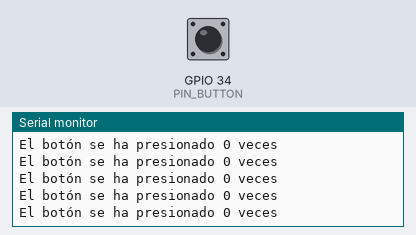
This sketch was run on a simulated ESP32. Shown: the last lines printed to the serial monitor. Inputs (shaded band) come from the test bench; at power-on: GPIO 34 (PIN_BUTTON) LOW.

Above: at 1.2 s.
1.3 s: GPIO 34 (PIN_BUTTON) pulled HIGH for 0.15 s
At 2.0 s:
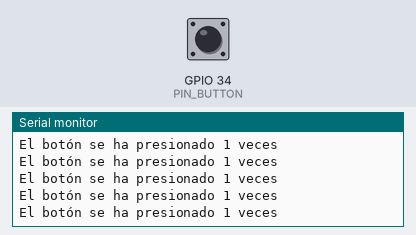
4.4 s: GPIO 34 (PIN_BUTTON) pulled HIGH for 1 s
At 5.1 s:
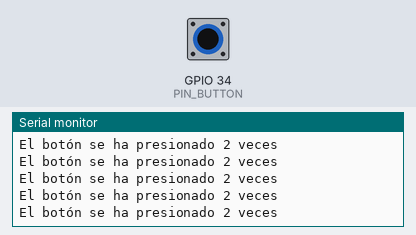
Timing chart, 0 to 7.4 s (numbered marks = the images above; inputs shaded):
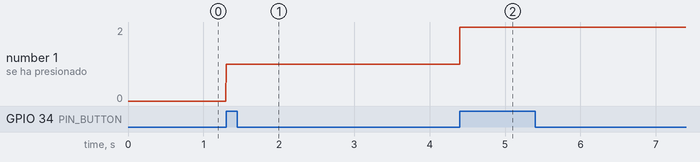

The sketch:

IntButton.ino
```cpp
#define PIN_BUTTON 34
int numBotPres = 0;
uint32_t lastMillis = 0;

void IRAM_ATTR isrButton(){

  if (millis() - lastMillis > 5){
    numBotPres += 1;
    lastMillis = millis();
  }

}

void setup() {
  Serial.begin(115200);
  pinMode(PIN_BUTTON, INPUT);

  attachInterrupt(PIN_BUTTON, isrButton, RISING);

}

void loop() {
  Serial.printf("El botón se ha presionado %u veces\n", numBotPres);

}
```

Measured:
- after the input at 1.3 s, the serial monitor: prints a new line at once (image 1)
- after the input at 4.4 s, the serial monitor: prints a new line at once (image 2)
- plotted number 1: 0 → 1 after the input at 1.3 s, 1 → 2 after the input at 4.4 s
